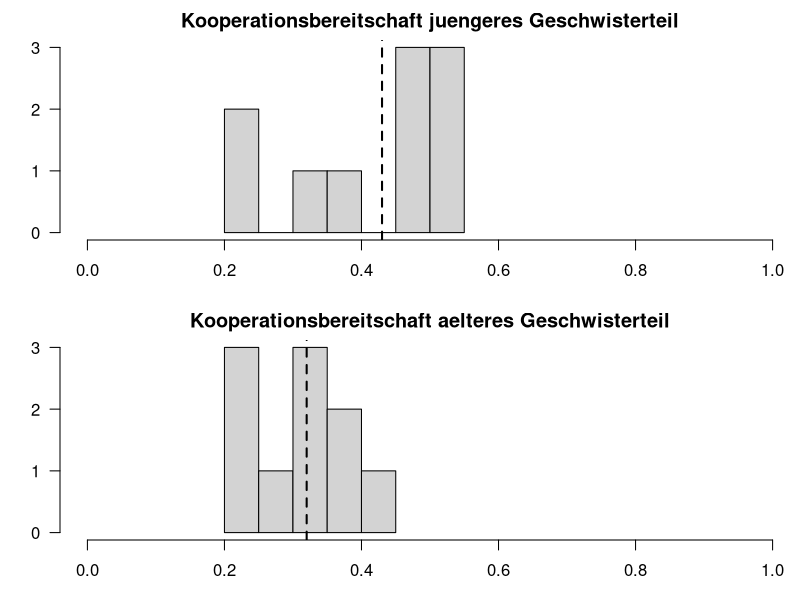
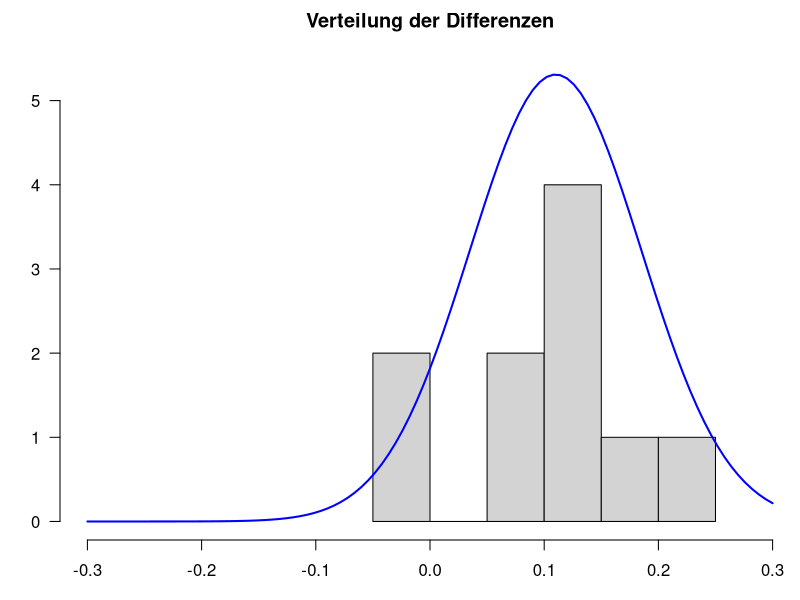
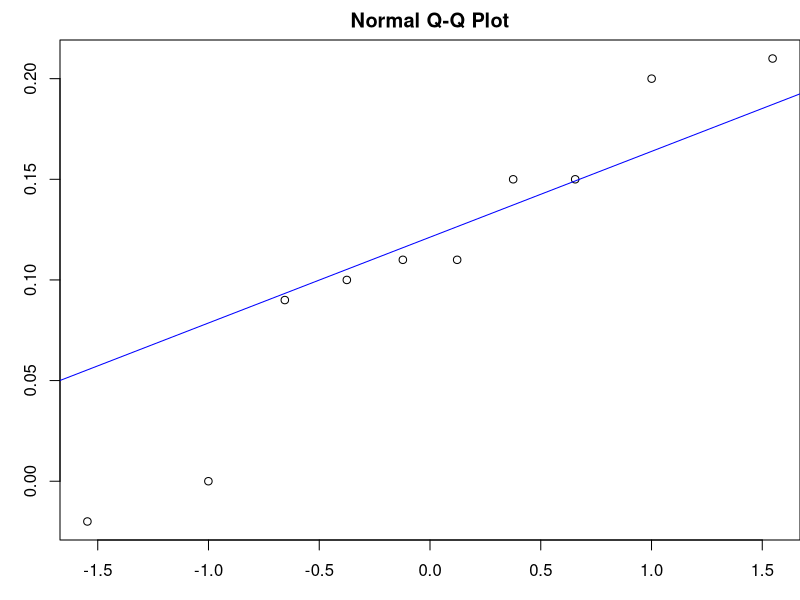

Write R code to recreate these figures, in order.
## ---- chunk 1
knitr::opts_chunk$set(error = TRUE,warning = FALSE, message = FALSE)
library(knitr)
## ---- chunk 2
# Datensatz generieren
dataKooperation <- data.frame(Paar = 1:10,  Juenger = c(0.49,0.25,0.51,0.55,0.35,0.54,0.24,0.49,0.38,0.50), Aelter = c(0.4,0.25,0.31,0.44,0.25,0.33,0.26,0.38,0.23,0.35))
dataKooperation # überprüfen, ob alles geklappt hat
## ---- chunk 3
# Je ein Histogramm pro Gruppe, untereinander dargestellt, vertikale Linie fuer den jeweiligen Mittelwert
par(mfrow=c(2,1), mar=c(3,3,2,0))
hist(dataKooperation[, "Juenger"], 
     xlim=c(0,1), 
     main="Kooperationsbereitschaft juengeres Geschwisterteil", 
     xlab="", 
     ylab="", 
     las=1)
abline(v=mean(dataKooperation[, "Juenger"]), 
       lty=2, 
       lwd=2)

hist(dataKooperation[, "Aelter"], 
     xlim=c(0,1), 
     main="Kooperationsbereitschaft aelteres Geschwisterteil", 
     xlab="", 
     ylab="", 
     las=1)
abline(v=mean(dataKooperation[, "Aelter"]), 
       lty=2, 
       lwd=2)

par(mfrow=c(1,1)) #Zuruecksetzen des Plotfensters, zuvor hatten wir "dev.off()" kennengelernt
## ---- chunk 4
summary(dataKooperation[, "Juenger"])
summary(dataKooperation[, "Aelter"])
#alternativ
library(psych)
describe(dataKooperation[, "Juenger"])
describe(dataKooperation[, "Aelter"])
## ---- chunk 5
difference <- dataKooperation[, "Juenger"]-dataKooperation[, "Aelter"]
hist(difference, 
     xlim=c(-.3,.3), 
     ylim = c(0,5.5),
     main="Verteilung der Differenzen", 
     xlab="Differenzen", 
     ylab="", 
     las=1)
curve(dnorm(x, mean=mean(difference), sd=sd(difference)), 
      col="blue", 
      lwd=2, 
      add=T)
qqnorm(difference)
qqline(difference, col="blue")
## ---- chunk 6
t.test(x = dataKooperation[, "Juenger"], y  = dataKooperation[, "Aelter"], # die beiden abhaengigen Gruppen
       paired = T,                                                         # Stichproben sind abhaengig
       alternative = "greater",                                            # gerichtete Hypothese
       conf.level = .95)                                                   # alpha = .05

## ---- chunk 7
mean_d <- mean(difference)
sd.d.est <- sd(difference)
d_Kooperation <- mean_d/sd.d.est
d_Kooperation
## ---- chunk 8
wilcox.test(x = dataKooperation[, "Juenger"], 
            y  = dataKooperation[, "Aelter"], # die beiden abhaengigen Gruppen
            paired = T,      # Stichproben sind abhaengig
            alternative = "greater", # gerichtete Hypothese
            conf.level = .95)                 # alpha = .05
